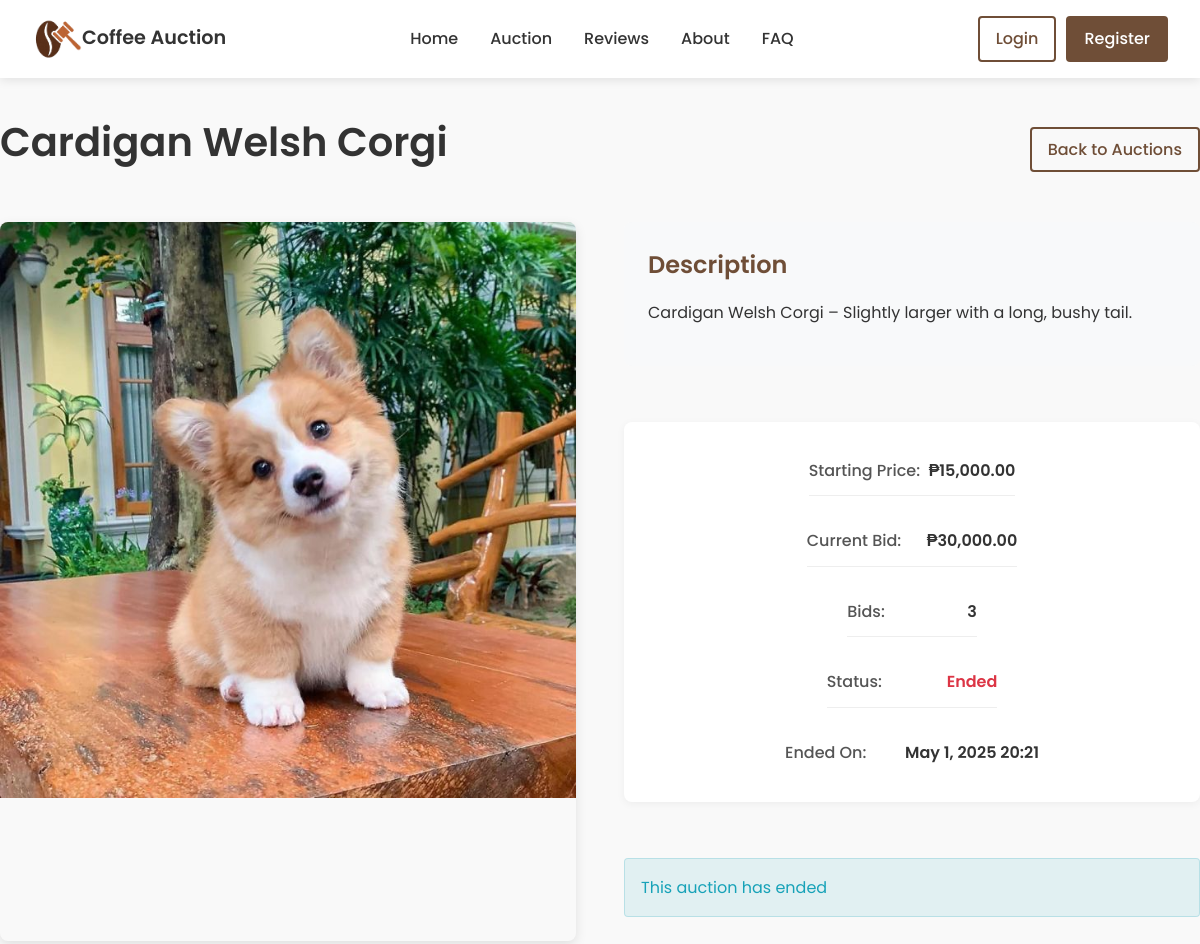
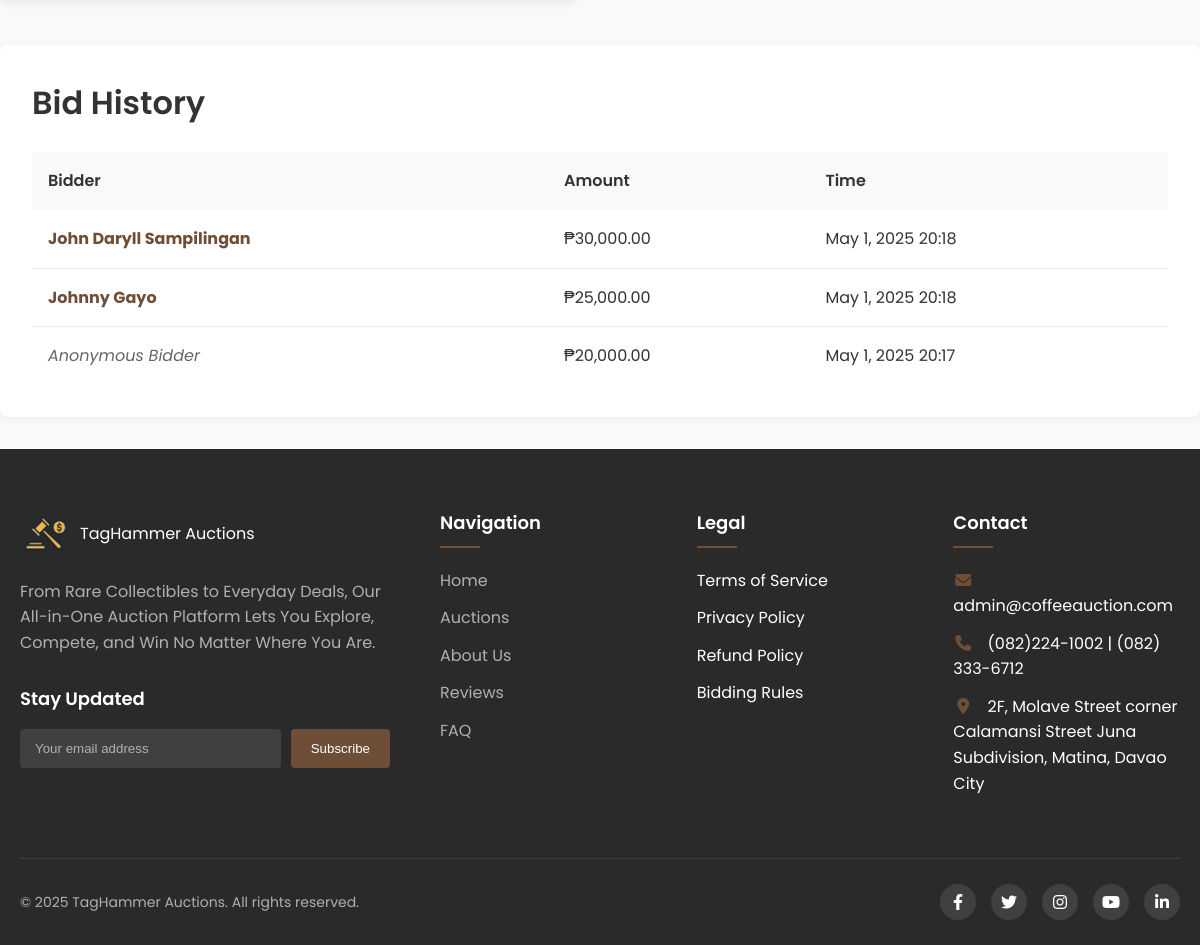
Page /product_view.php?id=24 on the committed database (2 pictures, top to bottom).
### tables this page shows
CREATE TABLE `items` (
  `id` int(11) NOT NULL,
  `type_id` int(11) DEFAULT NULL,
  `name` varchar(100) NOT NULL,
  `image` varchar(255) NOT NULL,
  `description` text DEFAULT NULL,
  `starting_price` decimal(10,2) NOT NULL,
  `bid_end_date` datetime DEFAULT NULL,
  `bid_start_date` datetime DEFAULT NULL,
  `is_limited` tinyint(1) DEFAULT 0,
  `notified` tinyint(1) DEFAULT 0
);

CREATE TABLE `bids` (
  `id` int(11) NOT NULL,
  `user_id` int(11) NOT NULL,
  `item_id` int(11) NOT NULL,
  `bid_amount` decimal(10,2) NOT NULL,
  `timestamp` timestamp NOT NULL DEFAULT current_timestamp(),
  `is_anonymous` tinyint(1) DEFAULT 0
);

CREATE TABLE `users` (
  `id` int(11) NOT NULL,
  `fullname` varchar(100) NOT NULL,
  `email` varchar(100) NOT NULL,
  `phone` varchar(20) NOT NULL,
  `password` varchar(255) NOT NULL,
  `role` enum('user','admin') DEFAULT 'user',
  `status` enum('pending','approved','suspended') DEFAULT 'pending',
  `created_at` timestamp NOT NULL DEFAULT current_timestamp()
);

### product_view.php (the view, shortened to what this page needs)
<?php
include 'db_connect.php';
$product_id = (int)$_GET['id'];
$is_admin_view = isset($_GET['admin']) && isset($_SESSION['admin_logged_in']);
$stmt = $pdo->prepare("SELECT * FROM items WHERE id = ?");
$stmt->execute([$product_id]);
$product = $stmt->fetch();
$now = new DateTime();
$start_date = new DateTime($product['bid_start_date']);
$end_date = new DateTime($product['bid_end_date']);
$is_upcoming = $start_date > $now;
$is_active = !$is_upcoming && $end_date > $now;
$is_ended = $end_date <= $now;
$bidStmt = $pdo->prepare("SELECT b.*, u.fullname, u.email
                         FROM bids b
                         JOIN users u ON b.user_id = u.id
                         WHERE b.item_id = ?
                         ORDER BY b.bid_amount DESC
                         LIMIT 1");
$bidStmt->execute([$product_id]);
$highestBid = $bidStmt->fetch();
$currentBid = $highestBid ? $highestBid['bid_amount'] : $product['starting_price'];
$bidCount = $pdo->query("SELECT COUNT(*) FROM bids WHERE item_id = $product_id")->fetchColumn();
$historyStmt = $pdo->prepare("SELECT b.*, u.fullname, u.email
                             FROM bids b
                             JOIN users u ON b.user_id = u.id
                             WHERE b.item_id = ?
                             ORDER BY b.bid_amount DESC");
$historyStmt->execute([$product_id]);
$bidHistory = $historyStmt->fetchAll();
?>
<!DOCTYPE html>
<html lang="en">
<head>
    <link rel="stylesheet" href="style.css">
    <link rel="stylesheet" href="https://cdnjs.cloudflare.com/ajax/libs/font-awesome/6.0.0/css/all.min.css">
</head>
<body>
<nav class="navbar">
    <div class="navbar-left">
        <div class="logo">
            <img src="images/crop.png" alt="Coffee-Auction" style="width:50px;">
            <span class="logo-text">Coffee Auction</span>
        </div>
    </div>
    <?php if (!$is_admin_view): ?>
        <div class="navbar-center">
        <a href="index.php" class="nav-link <?= $is_home ? 'active' : '' ?>">Home</a>
            <a href="auction.php" class="nav-link <?= $current_page == 'auction.php' ? 'active' : '' ?>">Auction</a>
            <a href="reviews.php" class="nav-link <?= $current_page == 'reviews.php' ? 'active' : '' ?>">Reviews</a>
            <a href="about.php" class="nav-link <?= $current_page == 'about.php' ? 'active' : '' ?>">About</a>
            <a href="faqs.php" class="nav-link <?= $current_page == 'faqs.php' ? 'active' : '' ?>">FAQ</a>
        </div>
    <?php endif; ?>
    <div class="navbar-right">
        <?php if ($is_admin_view): ?>
            <a href="admin.php?tab=items" class="btn btn-outline">Back to Admin</a>
        <?php else: ?>
            <a href="login.php" class="btn btn-outline">Login</a>
            <a href="register.php" class="btn btn-primary">Register</a>
        <?php endif; ?>
    </div>
</nav>
    <main class="container product-view">
        <div class="product-header">
            <h1><?= htmlspecialchars($product['name']) ?></h1>
            <a href="<?= $is_admin_view ? 'admin.php?tab=items' : 'auction.php' ?>" class="btn btn-outline">
                Back to <?= $is_admin_view ? 'Admin' : 'Auctions' ?>
            </a>
        </div>
        <div class="product-details">
            <div class="product-image">
                <img src="images/<?= htmlspecialchars($product['image']) ?>" alt="<?= htmlspecialchars($product['name']) ?>">
            </div>
            <div class="product-info">
                <div class="description">
                    <h3>Description</h3>
                    <p><?= htmlspecialchars($product['description']) ?></p>
                </div>
                <div class="bid-info">
                    <div class="info-row">
                        <span class="label">Starting Price:</span>
                        <span class="value">₱<?= number_format($product['starting_price'], 2) ?></span>
                    </div>
                    <div class="info-row">
                        <span class="label">Current Bid:</span>
                        <span class="value">₱<?= number_format($currentBid, 2) ?></span>
                    </div>
                    <div class="info-row">
                        <span class="label">Bids:</span>
                        <span class="value"><?= $bidCount ?></span>
                    </div>
                    <div class="info-row">
                        <span class="label">Status:</span>
                        <span class="value <?= $is_upcoming ? 'upcoming' : ($is_active ? 'active' : 'ended') ?>">
                            <?= $is_upcoming ? 'Upcoming' : ($is_active ? 'Active' : 'Ended') ?>
                        </span>
                    </div>
                    <div class="info-row">
                        <span class="label"><?= $is_upcoming ? 'Starts On:' : ($is_active ? 'Ends On:' : 'Ended On:') ?></span>
                        <span class="value">
                            <?= $is_upcoming ?
                                $start_date->format('M j, Y H:i') :
                                ($is_active ? $end_date->format('M j, Y H:i') : $end_date->format('M j, Y H:i'))
                            ?>
                        </span>
                    </div>
                </div>
                <?php if ($is_upcoming): ?>
                    <div class="alert alert-info">
                        Bidding will start on <?= $start_date->format('M j, Y H:i') ?>
                    </div>
                <?php elseif ($is_ended): ?>
                    <div class="alert alert-info">
                        This auction has ended
                    </div>
                <?php elseif ($is_admin_view): ?>
                    <div class="alert alert-info">
                        <i class="fas fa-info-circle"></i> Admin view mode - bidding disabled
                    </div>
                <?php else: ?>
                    <div class="alert alert-info">
                        <a href="login.php">Login</a> to place a bid
                    </div>
                <?php endif; ?>
            </div>
        </div>
        <div class="bid-history">
            <h2>Bid History</h2>
            <?php if (count($bidHistory) > 0): ?>
                <table class="history-table">
                    <thead>
                        <tr>
                            <th>Bidder</th>
                            <th>Amount</th>
                            <th>Time</th>
                        </tr>
                    </thead>
                    <tbody>
                        <?php foreach ($bidHistory as $bid): ?>
                            <tr>
                                <td>
                                    <?php if ($bid['is_anonymous'] && !$is_admin_view && $bid['user_id'] != ($_SESSION['user_id'] ?? 0)): ?>
                                        <span class="anonymous-bidder">Anonymous Bidder</span>
                                    <?php else: ?>
                                        <span class="bidder-identity"><?= htmlspecialchars($bid['fullname']) ?></span>
                                    <?php endif; ?>
                                </td>
                                <td>₱<?= number_format($bid['bid_amount'], 2) ?></td>
                                <td><?= date('M j, Y H:i', strtotime($bid['timestamp'])) ?></td>
                            </tr>
                        <?php endforeach; ?>
                    </tbody>
                </table>
            <?php else: ?>
                <p>No bids yet. <?= $is_upcoming ? 'Bidding will start soon' : 'Be the first to bid!' ?></p>
            <?php endif; ?>
        </div>
    </main>
    <footer class="modern-footer">
        <div class="footer-container">
            <div class="footer-top">
                <div class="footer-brand">
                    <div class="footer-logo">
                        <img src="images/faviconsss.png" alt="Coffee Auction Logo" style="width:50px;">
                        <span class="logo-text">TagHammer Auctions</span>
                    </div>
                    <p class="footer-tagline">From Rare Collectibles to Everyday Deals, Our All-in-One Auction Platform Lets You Explore, Compete, and Win No Matter Where You Are.</p>
                    <div class="newsletter">
                        <h4>Stay Updated</h4>
                        <form class="newsletter-form">
                            <input type="email" placeholder="Your email address" required>
                            <button type="submit" class="btn-subscribe">Subscribe</button>
                        </form>
                    </div>
                </div>
                <div class="footer-links">
                    <div class="links-column">
                        <h4>Navigation</h4>
                        <ul>
                            <li><a href="index.php">Home</a></li>
                            <li><a href="auction.php">Auctions</a></li>
                            <li><a href="about.php">About Us</a></li>
                            <li><a href="reviews.php">Reviews</a></li>
                            <li><a href="faqs.php">FAQ</a></li>
                        </ul>
                    </div>
                    <div class="links-column">
                        <h4>Legal</h4>
                        <ul>
                            <li>Terms of Service</li>
                            <li>Privacy Policy</li>
                            <li>Refund Policy</li>
                            <li>Bidding Rules</li>
                        </ul>
                    </div>
                    <div class="links-column">
                        <h4>Contact</h4>
                        <ul class="contact-info">
                            <li><i class="fas fa-envelope"></i> admin@coffeeauction.com</li>
                            <li><i class="fas fa-phone"></i> (082)224-1002 | (082) 333-6712</li>
                            <li><i class="fas fa-map-marker-alt"></i> 2F, Molave Street corner Calamansi Street Juna Subdivision, Matina, Davao City</li>
                        </ul>
                    </div>
                </div>
            </div>
            <div class="footer-bottom">
                <div class="copyright">
                    © 2025 TagHammer Auctions. All rights reserved.
                </div>
                <div class="social-links">
                    <a href="#" aria-label="Facebook"><i class="fab fa-facebook-f"></i></a>
                    <a href="#" aria-label="Twitter"><i class="fab fa-twitter"></i></a>
                    <a href="#" aria-label="Instagram"><i class="fab fa-instagram"></i></a>
                    <a href="#" aria-label="YouTube"><i class="fab fa-youtube"></i></a>
                    <a href="#" aria-label="LinkedIn"><i class="fab fa-linkedin-in"></i></a>
                </div>
            </div>
        </div>
    </footer>
</body>
</html>

### product_view.php (style rules this page uses)
.bidder-identity { font-weight: bold; color: var(--primary-color); }
.product-view { padding: 2rem 0; }
.product-header { display: flex; justify-content: space-between; align-items: center; margin-bottom: 2rem; }
.product-details { display: grid; grid-template-columns: 1fr 1fr; gap: 3rem; margin-bottom: 3rem; }
.product-image { width: 100%; border-radius: 8px; overflow: hidden; box-shadow: 0 4px 12px rgba(0,0,0,0.1); }
.product-image img { width: 100%; height: auto; display: block; }
.product-info { display: flex; flex-direction: column; gap: 2rem; }
.description { padding: 1.5rem; background: #f8f9fa; border-radius: 8px; }
.bid-info { background: white; padding: 1.5rem; border-radius: 8px; box-shadow: 0 2px 8px rgba(0,0,0,0.05); display: flex; flex-direction: column; gap: 1.25rem; }
.info-row { display: flex; justify-content: space-between; align-items: center; padding: 0.75rem 0; border-bottom: 1px solid #eee; }
.info-row:last-child { border-bottom: none; }
.info-row .label { font-weight: 500; color: #555; min-width: 120px; }
.info-row .value { font-weight: 600; text-align: right; }
.info-row .value.ended { color: var(--error-color); }
.bid-history { margin-top: 3rem; background: white; padding: 2rem; border-radius: 8px; box-shadow: 0 2px 8px rgba(0,0,0,0.05); }
.history-table { width: 100%; border-collapse: separate; border-spacing: 0; margin-top: 1.5rem; }
.history-table th { background-color: #f8f9fa; padding: 1rem; text-align: left; font-weight: 600; color: #333; }
.history-table td { padding: 1rem; border-bottom: 1px solid #eee; vertical-align: middle; }
.history-table tr:last-child td { border-bottom: none; }
.anonymous-bidder { color: #666; font-style: italic; }

### rows in the picture
items: name "Cardigan Welsh Corgi", image (picture), description "Cardigan Welsh Corgi – Slightly larger with a long, bushy tail.", starting_price "15,000.00", bid_end_date "May 1, 2025 20:21"
bids: bid_amount "30,000.00", user.fullname "John Daryll Sampilingan", timestamp "May 1, 2025 20:18"
bids: user.fullname "Johnny Gayo", bid_amount "25,000.00", timestamp "May 1, 2025 20:18"
bids: is_anonymous "Anonymous Bidder", bid_amount "20,000.00", timestamp "May 1, 2025 20:17"

### other values in the picture
$bidCount "3"
